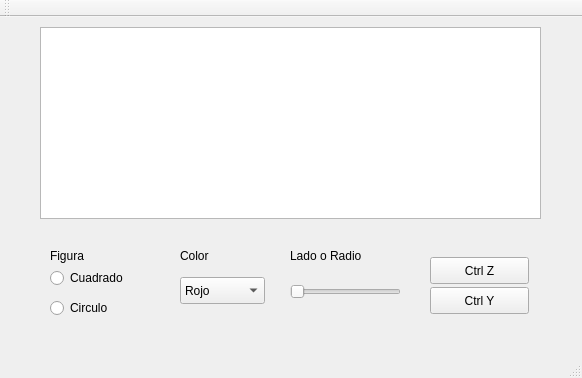
<?xml version="1.0" encoding="UTF-8"?>
<ui version="4.0">
 <class>MainWindow</class>
 <widget class="QMainWindow" name="MainWindow">
  <property name="geometry">
   <rect>
    <x>0</x>
    <y>0</y>
    <width>582</width>
    <height>378</height>
   </rect>
  </property>
  <property name="windowTitle">
   <string>MainWindow</string>
  </property>
  <widget class="QWidget" name="centralWidget">
   <widget class="QComboBox" name="comboBColor">
    <property name="geometry">
     <rect>
      <x>180</x>
      <y>260</y>
      <width>85</width>
      <height>27</height>
     </rect>
    </property>
    <item>
     <property name="text">
      <string>Rojo</string>
     </property>
    </item>
    <item>
     <property name="text">
      <string>Azul</string>
     </property>
    </item>
   </widget>
   <widget class="QRadioButton" name="radioBCuadrado">
    <property name="geometry">
     <rect>
      <x>50</x>
      <y>250</y>
      <width>117</width>
      <height>22</height>
     </rect>
    </property>
    <property name="text">
     <string>Cuadrado</string>
    </property>
   </widget>
   <widget class="QRadioButton" name="radioBCirculo">
    <property name="geometry">
     <rect>
      <x>50</x>
      <y>280</y>
      <width>117</width>
      <height>22</height>
     </rect>
    </property>
    <property name="text">
     <string>Circulo</string>
    </property>
   </widget>
   <widget class="QPushButton" name="undoButton">
    <property name="geometry">
     <rect>
      <x>430</x>
      <y>240</y>
      <width>99</width>
      <height>27</height>
     </rect>
    </property>
    <property name="text">
     <string>Ctrl Z</string>
    </property>
   </widget>
   <widget class="QLabel" name="label">
    <property name="geometry">
     <rect>
      <x>50</x>
      <y>230</y>
      <width>67</width>
      <height>17</height>
     </rect>
    </property>
    <property name="text">
     <string>Figura</string>
    </property>
   </widget>
   <widget class="QLabel" name="label_2">
    <property name="geometry">
     <rect>
      <x>180</x>
      <y>230</y>
      <width>67</width>
      <height>17</height>
     </rect>
    </property>
    <property name="text">
     <string>Color</string>
    </property>
   </widget>
   <widget class="QLabel" name="label_3">
    <property name="geometry">
     <rect>
      <x>290</x>
      <y>230</y>
      <width>91</width>
      <height>17</height>
     </rect>
    </property>
    <property name="text">
     <string>Lado o Radio</string>
    </property>
   </widget>
   <widget class="CanvasView" name="graphicsView">
    <property name="geometry">
     <rect>
      <x>40</x>
      <y>10</y>
      <width>501</width>
      <height>192</height>
     </rect>
    </property>
   </widget>
   <widget class="QSlider" name="sliderSize">
    <property name="geometry">
     <rect>
      <x>290</x>
      <y>260</y>
      <width>111</width>
      <height>29</height>
     </rect>
    </property>
    <property name="minimum">
     <number>10</number>
    </property>
    <property name="maximum">
     <number>30</number>
    </property>
    <property name="orientation">
     <enum>Qt::Horizontal</enum>
    </property>
   </widget>
   <widget class="QPushButton" name="redoButton">
    <property name="geometry">
     <rect>
      <x>430</x>
      <y>270</y>
      <width>99</width>
      <height>27</height>
     </rect>
    </property>
    <property name="text">
     <string>Ctrl Y</string>
    </property>
   </widget>
  </widget>
  <widget class="QMenuBar" name="menuBar">
   <property name="geometry">
    <rect>
     <x>0</x>
     <y>0</y>
     <width>582</width>
     <height>25</height>
    </rect>
   </property>
  </widget>
  <widget class="QToolBar" name="mainToolBar">
   <attribute name="toolBarArea">
    <enum>TopToolBarArea</enum>
   </attribute>
   <attribute name="toolBarBreak">
    <bool>false</bool>
   </attribute>
  </widget>
  <widget class="QStatusBar" name="statusBar"/>
 </widget>
 <layoutdefault spacing="6" margin="11"/>
 <customwidgets>
  <customwidget>
   <class>CanvasView</class>
   <extends>QGraphicsView</extends>
   <header>canvasview.h</header>
  </customwidget>
 </customwidgets>
 <resources/>
 <connections/>
</ui>
